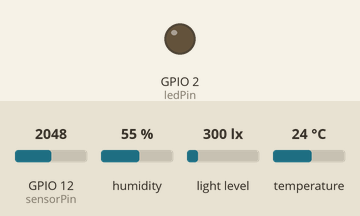
Bench run of a sketch on a simulated ESP32. Shown: output pins drawn as LEDs (lit = HIGH). Dashed ring = blinking. Inputs (shaded band) come from the test bench; at power-on: GPIO 12 (sensorPin) = 2048, humidity 55 %, light level 300 lx, temperature 24 °C. What the sketch prints to the serial monitor is not drawn.

Above: at 1.3 s.
1.4 s: GPIO 12 (sensorPin) set to 960
At 2.2 s:
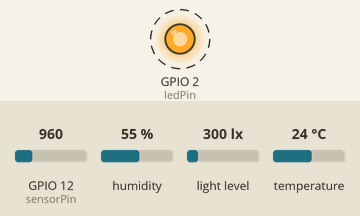
6.8 s: GPIO 12 (sensorPin) set to 122
At 7.61 s:
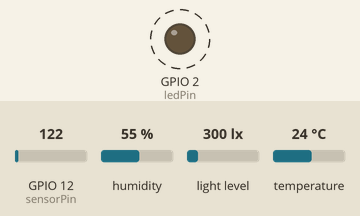
Timing chart, 0 to 16.3 s (numbered marks = the images above; inputs shaded):
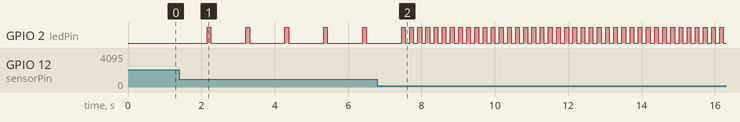

The sketch:

test_all.ino
```cpp
#include <Wire.h>
#include <BH1750.h>

/*** BH1750 ***/
BH1750 lightMeter(0x23);
#define SDA 4
#define SCL 5
/* ---------- */

/*** DHT22 ***/
#include "DHT.h"
#define DHTPIN 14
#define DHTTYPE DHT22

DHT dht(DHTPIN, DHTTYPE);
float humidity = 80;
float temperature = 25;
/* --------- */

/*** HC_SR501 ***/
int sensorPin = 12;    // select the input pin for the potentiometer
int ledPin = 2;      // select the pin for the LED
int sensorValue = 0;  // variable to store the value coming from the sensor
/* ------------ */

void setup() {
  Serial.begin(115200);
  Wire.begin(SDA,SCL);
  lightMeter.begin(BH1750::CONTINUOUS_HIGH_RES_MODE);


  pinMode(ledPin, OUTPUT);


  Serial.println("Running…");
  delay(100);
}

void loop() {
  static int i = 9999;

  if (i > 1000) {
    uint16_t lux = lightMeter.readLightLevel(); // Get Lux value
    Serial.printf("Light: %d lux\r\n", lux);

    readDHT22();
    i = 0;
  } else {
    i += 100;
  }

  sensorValue = analogRead(sensorPin);
  if (sensorValue) {
    Serial.printf("HC_SR501: %d\r\n", sensorValue);
    digitalWrite(ledPin, LOW); delay(sensorValue); digitalWrite(ledPin, HIGH);
  }

  delay(100);
}


void readDHT22() {
  static int timeSinceLastRead = 9999;
  if(timeSinceLastRead >= 2000) {
    humidity = dht.readHumidity();
    temperature = dht.readTemperature();

    // Check if any reads failed and exit early (to try again).
    if (isnan(humidity) || isnan(temperature)) {
      Serial.println("Failed to read from DHT sensor!");
      timeSinceLastRead = 0;
      return;
    }

    Serial.printf("Temperature: %.2f°C | Humidity: %.2f%\r\n", temperature, humidity);

    timeSinceLastRead = 0;
  }
  timeSinceLastRead += 1000;
}
```

Measured:
- after the input at 1.4 s, GPIO 2 (ledPin): alternates HIGH for 0.10 s and LOW for 0.96 s, starting after 1.8 s
- after the input at 6.8 s, GPIO 2 (ledPin): alternates HIGH for 0.10 s and LOW for 0.12 s, starting after 0.88 s
